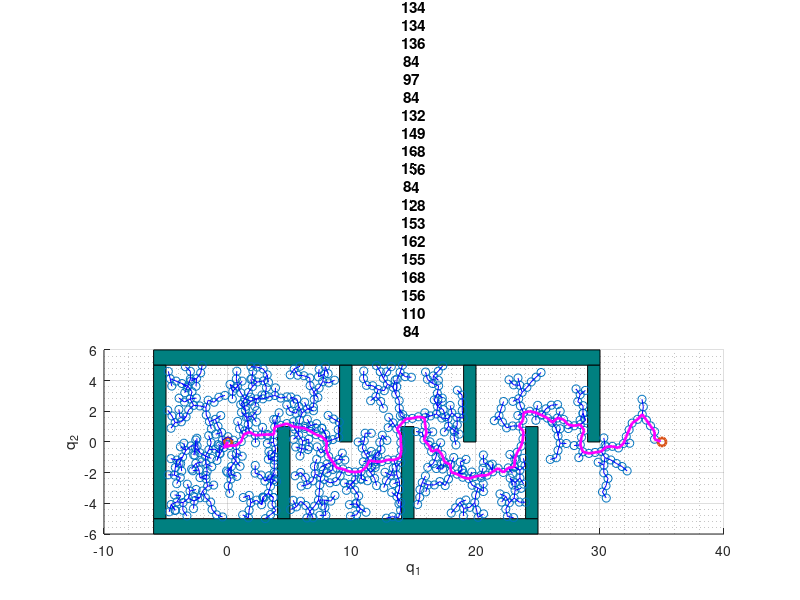

This chart was generated by the following MATLAB code:
%% Housekeeping
clear all
close all
clc

obstacle1 = {[-6,-6],[25,-6],[25,-5],[-6,-5]};
obstacle2 = {[-6,5],[30,5],[30,6],[-6,6]};
obstacle3 = {[-6,-5],[-5,-5],[-5,5],[-6,5]};
obstacle4 = {[4,-5],[5,-5],[5,1],[4,1]};
obstacle5 = {[9,0],[10,0],[10,5],[9,5]};
obstacle6 = {[14,-5],[15,-5],[15,1],[14,1]};
obstacle7 = {[19,0],[20,0],[20,5],[19,5]};
obstacle8 = {[24,-5],[25,-5],[25,1],[24,1]};
obstacle9 = {[29,0],[30,0],[30,5],[29,5]};
obstacles = {obstacle1,obstacle2,obstacle3,obstacle4,obstacle5,obstacle6,obstacle7,obstacle8,obstacle9};

%% Part a)
start = [0,0];
goal = [35,0];
verts = csvread('data/rrt3a3_verts.csv');
edges = csvread('data/rrt3a3_edges.csv');
path = csvread('data/rrt3a3_path.csv');
path_length = path(1);
path = path(2:end);
figure
x0=100;
y0=50;
width=900;
height=350;
set(gcf,'position',[x0,y0,width,height])
for obstacle = obstacles
   rectangle('Position',[obstacle{1}{1} abs(obstacle{1}{1}(1)-obstacle{1}{2}(1)) abs(obstacle{1}{2}(2)-obstacle{1}{3}(2))],'FaceColor',[0 .5 .5]);
end
hold on
% Plot PRM verts
x = verts(2:end-1,1);
y = verts(2:end-1,2);
scatter(x,y,'or')
scatter([start(1),goal(1)],[start(2),goal(2)],'ob','LineWidth',2) % Start and Goal
a = [1:length(verts)-2]'; b = num2str(a); c = cellstr(b);
dx = 0.1; dy = 0.1; % displacement so the text does not overlay the data points
%text(x+dx, y+dy, c);
% Plot PRM edges
for i=1:length(edges)
   plot([verts(edges(i,1)+1,1),verts(edges(i,2)+1,1)],[verts(edges(i,1)+1,2),verts(edges(i,2)+1,2)],'b') 
end

% Plot path
plot(verts(path+1,1),verts(path+1,2),'m','LineWidth',2);
grid on
grid minor
xlabel('q_1')
ylabel('q_2')
title("RRT - Path Length: " + path_length)